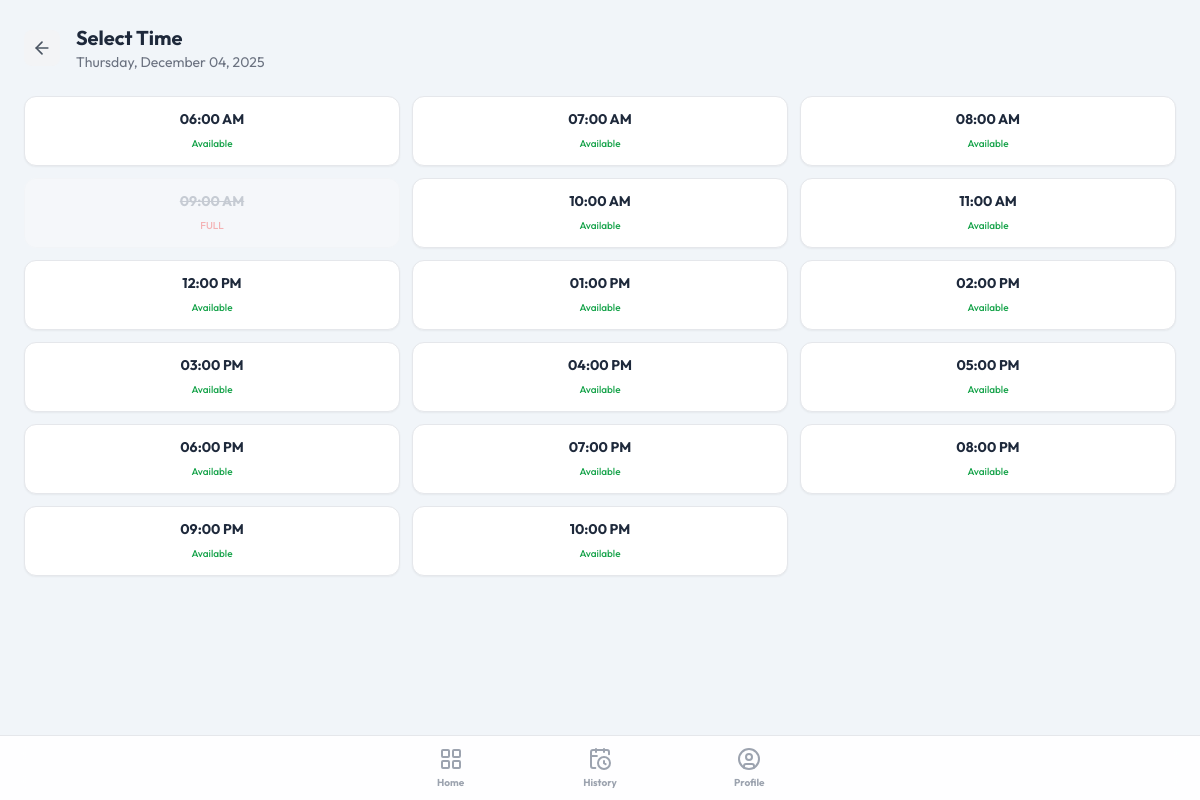
Screenshot of /appointments/book/slots/?date=2025-12-04 (signed in) with the database file from the repository.
### appointments/models.py (models this page shows, shortened)
class DailySlot(models.Model):
    date = models.DateField()
    time = models.TimeField()
    capacity = models.PositiveIntegerField(default=1)
    booked_count = models.PositiveIntegerField(default=0)
    is_active = models.BooleanField(default=True)
    class Meta:
        unique_together = ('date', 'time')
        ordering = ['date', 'time']
    @property
    def is_full(self):
        return self.booked_count >= self.capacity

### appointments/views.py (the view)
# urls.py: path('book/slots/', views.booking_slots, name='booking_slots'),
@login_required
def booking_slots(request):
    date_str = request.GET.get('date')
    if not date_str:
        return redirect('appointments:booking_date')
    try:
        date_obj = datetime.strptime(date_str, '%Y-%m-%d').date()
    except ValueError:
        return redirect('appointments:booking_date')
    generate_slots_for_date(date_obj)
    slots = DailySlot.objects.filter(date=date_obj).order_by('time')
    return render(request, 'appointments/booking_slots.html', {'date': date_obj, 'slots': slots})

### appointments/utils.py (called while the page is built)
def generate_slots_for_date(date):
    templates = SlotTemplate.objects.filter(is_active=True)
    created_slots = []
    for template in templates:
        slot, created = DailySlot.objects.get_or_create(
            date=date,
            time=template.time,
            defaults={'capacity': 1, 'price': 500.00}
        )
        if created:
            created_slots.append(slot)
    return created_slots

### templates/appointments/booking_slots.html
{% extends 'appointments/base_mobile.html' %} {% block content %}
<div class="p-6">
  <div class="flex items-center gap-4 mb-6">
    <a
      href="{% url 'appointments:booking_date' %}"
      class="bg-gray-100 p-2 rounded-lg hover:bg-gray-200 transition-colors"
    >
      <i data-lucide="arrow-left" class="w-5 h-5 text-gray-600"></i>
    </a>
    <div>
      <h1 class="text-xl font-heading font-bold text-secondary">Select Time</h1>
      <p class="text-sm text-gray-500">{{ date|date:"l, F d, Y" }}</p>
    </div>
  </div>
  <div class="grid grid-cols-3 gap-3">
    {% for slot in slots %} {% if slot.is_full %}
    <div
      class="bg-gray-50 border border-gray-100 rounded-xl p-3 text-center opacity-50 cursor-not-allowed"
    >
      <span class="block text-sm font-bold text-gray-400 line-through"
        >{{ slot.time|date:"h:i A" }}</span
      >
      <span class="text-[10px] text-red-400 font-medium">FULL</span>
    </div>
    {% else %}
    <a
      href="{% url 'appointments:booking_confirm' slot.id %}"
      class="bg-white border border-gray-200 rounded-xl p-3 text-center hover:border-primary hover:bg-teal-50 hover:text-primary transition-all shadow-sm"
    >
      <span class="block text-sm font-bold">{{ slot.time|date:"h:i A" }}</span>
      <span class="text-[10px] text-green-600 font-medium">Available</span>
    </a>
    {% endif %} {% empty %}
    <div class="col-span-3 text-center py-8">
      <p class="text-gray-500">No slots available for this date.</p>
    </div>
    {% endfor %}
  </div>
</div>
{% endblock %}

### templates/appointments/base_mobile.html (style rules this page uses)
body { -webkit-tap-highlight-color: transparent; }

### rows the page displays
DailySlot: time "06:00 AM"
DailySlot: time "07:00 AM"
DailySlot: time "08:00 AM"
DailySlot: time "09:00 AM"
DailySlot: time "10:00 AM"
DailySlot: time "11:00 AM"
DailySlot: time "12:00 PM"
DailySlot: time "01:00 PM"
DailySlot: time "02:00 PM"
DailySlot: time "03:00 PM"
DailySlot: time "04:00 PM"
DailySlot: time "05:00 PM"
DailySlot: time "06:00 PM"
DailySlot: time "07:00 PM"
DailySlot: time "08:00 PM"
DailySlot: time "09:00 PM"
DailySlot: time "10:00 PM"

### other values shown
{{ date|date:"l, F d, Y" }} "Thursday, December 04, 2025"
